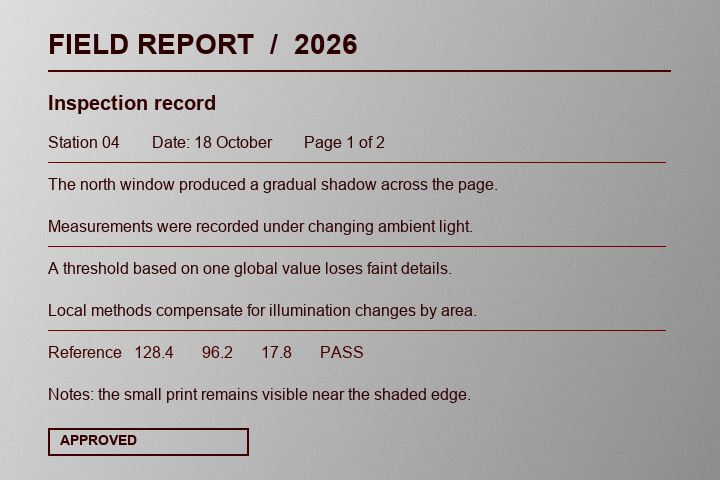
#> input picture lab2/samples/document_uneven_light.png, 720 x 480 px; its folder holds 6 pictures in this run
$ python compare_methods.py
#> lines starting #> are read from the running program, lines starting #| are printed output that depends on the picture; after the words box and inside, x2 and y2 are one past the last pixel; in counts of white or black regions, pixels touching at a corner belong together
#> in _comparison_sheet, opened is the input picture: PIL image 720x480 RGB; mean R, G, B 174.7, 171.8, 171.8
### lab2/processing.py
"""Image-processing methods for Laboratory Work 2, variant 11."""

from __future__ import annotations

from typing import Literal

import numpy as np
from PIL import Image, ImageFilter

ThresholdMethod = Literal["mean", "gaussian"]
Foreground = Literal["dark", "light"]


def _image_array(image: Image.Image) -> tuple[np.ndarray, str]:
    if image.mode in ("1", "L", "I", "F"):
        mode = "L"
        array = np.asarray(image.convert(mode), dtype=np.uint8)
    else:
        mode = "RGB"
        array = np.asarray(image.convert(mode), dtype=np.uint8)
    return array, mode


# [26 lines left out: functions grayscale_histogram_percent, point_operation, not called in this run]


def linear_contrast(
    image: Image.Image,
    low_percentile: float = 1.0,
    high_percentile: float = 99.0,
) -> Image.Image:
    """Stretch percentile bounds to the full 0..255 range."""
    if not 0 <= low_percentile < high_percentile <= 100:
        raise ValueError("Процентили должны удовлетворять 0 <= low < high <= 100.")

    pixels, mode = _image_array(image)
    if pixels.ndim == 2:
        low = np.percentile(pixels, low_percentile)
        high = np.percentile(pixels, high_percentile)
        if high <= low:
            return Image.fromarray(pixels.copy(), mode=mode)
        scaled = (pixels.astype(np.float32) - low) * (255 / (high - low))
    else:
        low = np.percentile(pixels, low_percentile, axis=(0, 1))
        high = np.percentile(pixels, high_percentile, axis=(0, 1))
        span = high - low
        safe_span = np.where(span > 0, span, 1)
        scaled = (pixels.astype(np.float32) - low) * (255 / safe_span)
        scaled[..., span <= 0] = pixels[..., span <= 0]

    return Image.fromarray(
        np.rint(np.clip(scaled, 0, 255)).astype(np.uint8), mode=mode
    )


def local_threshold(
    image: Image.Image,
    method: ThresholdMethod = "mean",
    window_size: int = 31,
    offset: float = 10.0,
    foreground: Foreground = "dark",
) -> Image.Image:
    """Binarize against a local mean or Gaussian-weighted local mean."""
#> called with method = 'mean', window_size = 31, offset = 10, foreground = 'dark'
    if method not in ("mean", "gaussian"):
        raise ValueError("Метод должен быть 'mean' или 'gaussian'.")
    if (
        isinstance(window_size, bool)
        or not isinstance(window_size, int)
        or window_size < 3
        or window_size % 2 == 0
    ):
        raise ValueError("Размер окна должен быть нечётным числом не меньше 3.")
    if not np.isfinite(offset):
        raise ValueError("Смещение должно быть конечным числом.")
    if foreground not in ("dark", "light"):
        raise ValueError("Передний план должен быть 'dark' или 'light'.")

    grayscale = image.convert("L")
    if method == "mean":
        radius = (window_size - 1) / 2
        local_mean = grayscale.filter(ImageFilter.BoxBlur(radius))
    else:
        # PIL's GaussianBlur radius is its standard deviation; 3 sigma covers
        # approximately the selected odd-sized neighborhood.
        radius = (window_size - 1) / 6
        local_mean = grayscale.filter(ImageFilter.GaussianBlur(radius))

    source = np.asarray(grayscale, dtype=np.int16)
    threshold = np.asarray(local_mean, dtype=np.float32)
    if foreground == "dark":
        selected = source <= threshold - offset
#> selected: shape (480, 720) bool; 6% white in thin lines or dots, all inside (x1, y1, x2, y2) = (48, 34, 671, 456)
    else:
        selected = source >= threshold + offset
    result = np.where(selected, 0, 255).astype(np.uint8)
    return Image.fromarray(result, mode="L")

### lab2/compare_methods.py
"""Reproduce report comparison figures and numerical measurements."""

from __future__ import annotations

from pathlib import Path

import numpy as np
from PIL import Image, ImageDraw, ImageFont, ImageOps

from processing import linear_contrast, local_threshold

BASE_DIR = Path(__file__).resolve().parent
SAMPLE_DIR = BASE_DIR / "samples"
RESULT_DIR = BASE_DIR / "results"


def _font(size: int) -> ImageFont.FreeTypeFont | ImageFont.ImageFont:
    path = Path("C:/Windows/Fonts/arial.ttf")
    return ImageFont.truetype(str(path), size) if path.is_file() else ImageFont.load_default()


def _metric(image: Image.Image) -> tuple[float, float, float]:
    values = np.asarray(image.convert("L"), dtype=np.uint8)
    p5, p95 = np.percentile(values, (5, 95))
    return float(p95 - p5), float(values.std()), float(np.mean(values < 128) * 100)


def _comparison_sheet(filename: str, output: str, offset: int) -> None:
    with Image.open(SAMPLE_DIR / filename) as opened:
        original = opened.copy()
    grayscale = original.convert("L")
    mean = local_threshold(grayscale, "mean", window_size=31, offset=offset)
    gaussian = local_threshold(grayscale, "gaussian", window_size=31, offset=offset)
#> call 2 of local_threshold, with method = 'gaussian', window_size = 31, offset = 10, foreground = 'dark'
#> in local_threshold (call 2), `selected = source <= threshold - offset`:
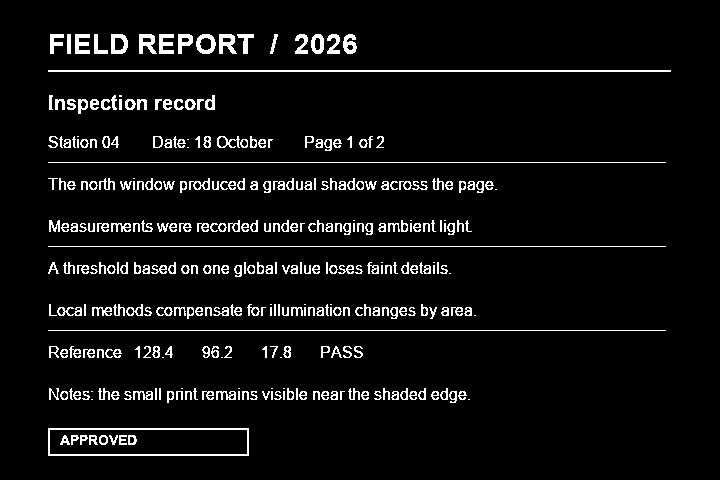
#> selected: shape (480, 720) bool; 5.7% white in thin lines or dots, all inside (x1, y1, x2, y2) = (48, 34, 671, 456)
    images = (
        ("Исходное изображение", grayscale),
        ("Линейное контрастирование", linear_contrast(grayscale)),
        ("Локальный порог: среднее", mean),
        ("Локальный порог: Гаусс", gaussian),
    )
#> in linear_contrast, `pixels, mode = _image_array(image)`: mode = 'L'
#> in linear_contrast, `low = np.percentile(pixels, low_percentile)`: low = 15
#> in linear_contrast, `high = np.percentile(pixels, high_percentile)`: high = 217

    panel_width, panel_height, title_height = 480, 320, 38
    margin, gap = 14, 12
    sheet = Image.new(
        "RGB",
        (margin * 2 + panel_width * 2 + gap, margin * 2 + (panel_height + title_height) * 2 + gap),
        "#17232f",
    )
    draw = ImageDraw.Draw(sheet)
    for index, (title, image) in enumerate(images):
        col, row = index % 2, index // 2
        left = margin + col * (panel_width + gap)
        top = margin + row * (panel_height + title_height + gap)
        draw.text((left + 4, top + 7), title, font=_font(19), fill="#e5edf4")
        fitted = ImageOps.contain(image.convert("RGB"), (panel_width, panel_height))
        panel = Image.new("RGB", (panel_width, panel_height), "#0b1118")
        panel.paste(
            fitted,
            ((panel_width - fitted.width) // 2, (panel_height - fitted.height) // 2),
        )
        sheet.paste(panel, (left, top + title_height))
#> this loop made 4 passes
#> (title, col, row, left, top) on passes 1 to 4: ('Исходное изображение', 0, 0, 14, 14), ('Линейное контрастирование', 1, 0, 506, 14), ('Локальный порог: среднее', 0, 1, 14, 384), ('Локальный порог: Гаусс', 1, 1, 506, 384)
#> pass 1, in _comparison_sheet, `panel = Image.new("RGB", (panel_width, panel_height), "#0b1118")`:
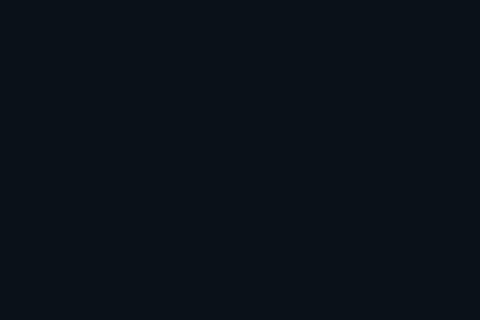
#> panel: PIL image 480x320 RGB; mean R, G, B 11, 17, 24
#> after the loop:
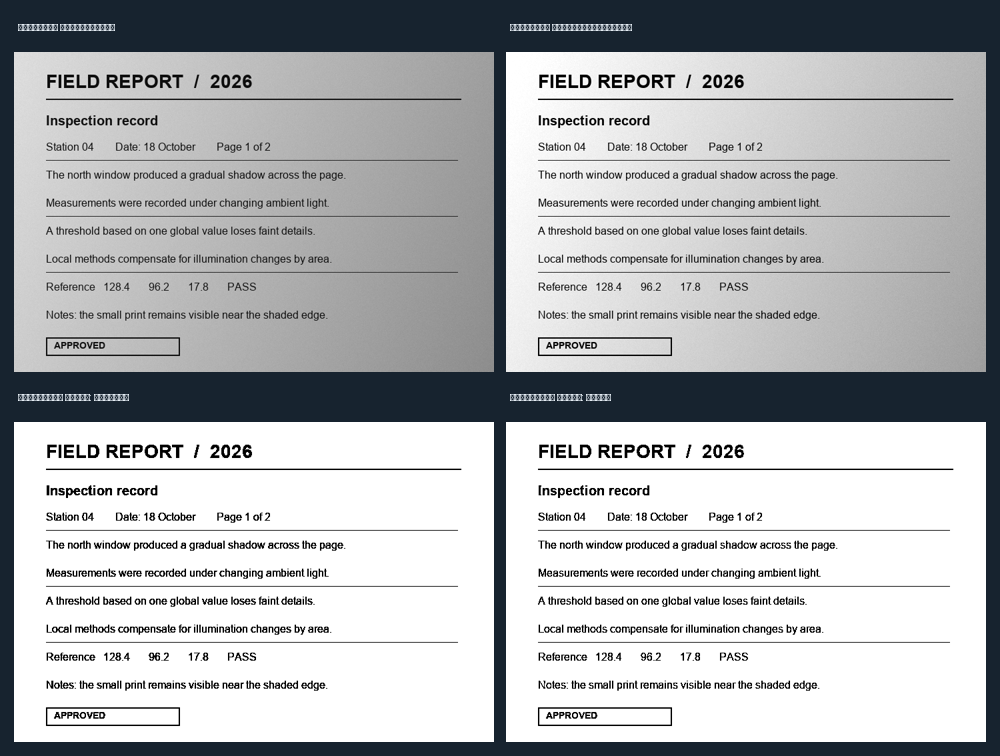
#> sheet: PIL image 1000x756 RGB; mean R, G, B 177.7, 179.9, 182.2
    RESULT_DIR.mkdir(exist_ok=True)
    sheet.save(RESULT_DIR / output)

    print(f"\n{filename}")
    print(f"Local threshold parameters: window=31, C={offset}")
    for name, image in images:
        contrast, deviation, dark_share = _metric(image)
        print(
            f"{name}: P95-P5={contrast:.1f}; sigma={deviation:.1f}; "
            f"pixels <128={dark_share:.2f}%"
        )
#> this loop made 4 passes
#> (name, p5 in _metric, p95 in _metric, contrast, deviation, dark_share) on passes 1 to 4: ('Исходное изображение', 109, 211, 102, 36.98, 5.45), ('Линейное контрастирование', 119, 247, 128, 46.55, 5.22), ('Локальный порог: среднее', 0, 255, 255, 60.48, 5.98), ('Локальный порог: Гаусс', 0, 255, 255, 59.25, 5.73)
#| Исходное изображение: P95-P5=102.0; sigma=37.0; pixels <128=5.45%
#| Линейное контрастирование: P95-P5=128.0; sigma=46.5; pixels <128=5.22%
#| Локальный порог: среднее: P95-P5=255.0; sigma=60.5; pixels <128=5.98%
#| Локальный порог: Гаусс: P95-P5=255.0; sigma=59.3; pixels <128=5.73%
    disagreement = np.mean(np.asarray(mean) != np.asarray(gaussian)) * 100
#> disagreement = 0.256
    print(f"Different mean/Gaussian pixels: {disagreement:.2f}%")
#| Different mean/Gaussian pixels: 0.26%
    if filename == "text_noise_blur.png":
        truth = np.asarray(
            Image.open(SAMPLE_DIR / "ground_truth_text_noise_blur.png")
        ) < 128
        for name, result in (("mean", mean), ("gaussian", gaussian)):
            predicted = np.asarray(result) < 128
            true_positive = np.count_nonzero(predicted & truth)
            false_positive = np.count_nonzero(predicted & ~truth)
            false_negative = np.count_nonzero(~predicted & truth)
            precision = true_positive / (true_positive + false_positive)
            recall = true_positive / (true_positive + false_negative)
            f1 = 2 * precision * recall / (precision + recall)
            print(
                f"{name}: precision={precision:.4f}; recall={recall:.4f}; "
                f"F1={f1:.4f}"
            )


def main() -> None:
    _comparison_sheet("document_uneven_light.png", "comparison_document.png", 10)
    _comparison_sheet("text_noise_blur.png", "comparison_noisy_text.png", 20)
#> call 2 of _comparison_sheet, with filename = 'text_noise_blur.png', output = 'comparison_noisy_text.png', offset = 20
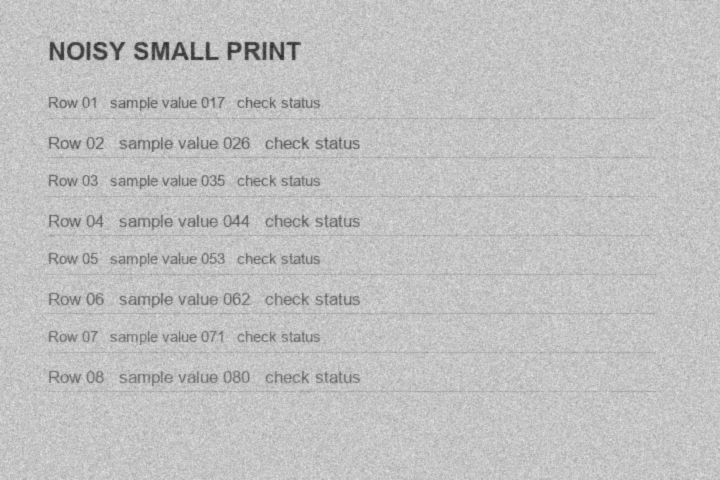
#> input picture lab2/samples/text_noise_blur.png, 720 x 480 px
#> in _comparison_sheet, opened is the input picture: PIL image 720x480 RGB; min 40, max 228, mean 193.2
#> in local_threshold (call 3), `selected = source <= threshold - offset`: selected: shape (480, 720) bool; 4.2% white in thin lines or dots
#> in local_threshold (call 3), `result = np.where(selected, 0, 255).astype(np.uint8)`: result: shape (480, 720); 95.8% white; black in thin lines or dots
#> in local_threshold (call 4), `selected = source <= threshold - offset`: selected: shape (480, 720) bool; 3.7% white in thin lines or dots
#> in local_threshold (call 4), `result = np.where(selected, 0, 255).astype(np.uint8)`: result: shape (480, 720); 96.3% white; black in thin lines or dots
#> the loop in _comparison_sheet (call 2), `for index, (title, image) in enumerate(images):` made 4 passes
#> after the loop in _comparison_sheet (call 2), `for index, (title, image) in enumerate(images):`:
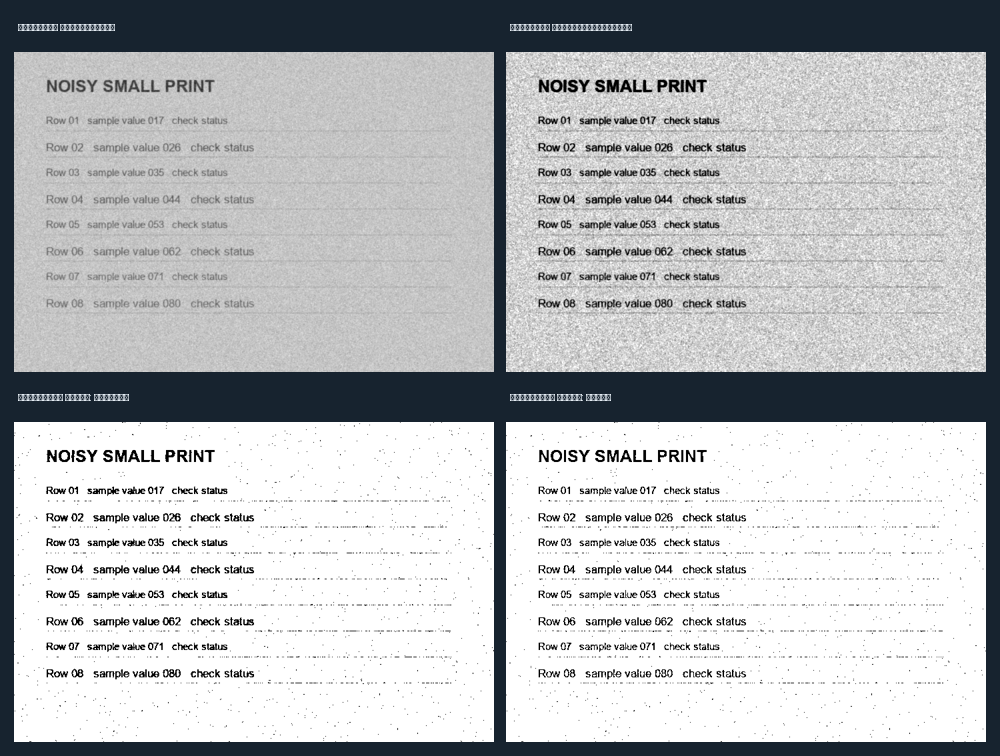
#> sheet: PIL image 1000x756 RGB; mean R, G, B 184.1, 186.3, 188.5
#> the loop in _comparison_sheet (call 2), `for name, image in images:` made 4 passes
#> (name, p5 in _metric, p95 in _metric, contrast, deviation, dark_share) on passes 1 to 4: ('Исходное изображение', 175, 208, 33, 15.43, 1.31), ('Линейное контрастирование', 149, 241, 92, 38.41, 3.87), ('Локальный порог: среднее', 255, 255, 0, 51.34, 4.23), ('Локальный порог: Гаусс', 255, 255, 0, 48.26, 3.72)
#| Исходное изображение: P95-P5=33.0; sigma=15.4; pixels <128=1.31%
#| Линейное контрастирование: P95-P5=92.0; sigma=38.4; pixels <128=3.87%
#| Локальный порог: среднее: P95-P5=0.0; sigma=51.3; pixels <128=4.23%
#| Локальный порог: Гаусс: P95-P5=0.0; sigma=48.3; pixels <128=3.72%
#> in _comparison_sheet (call 2), `disagreement = np.mean(np.asarray(mean) != np.asarray(gaussian)) * 100`: disagreement = 0.801
#| Different mean/Gaussian pixels: 0.80%
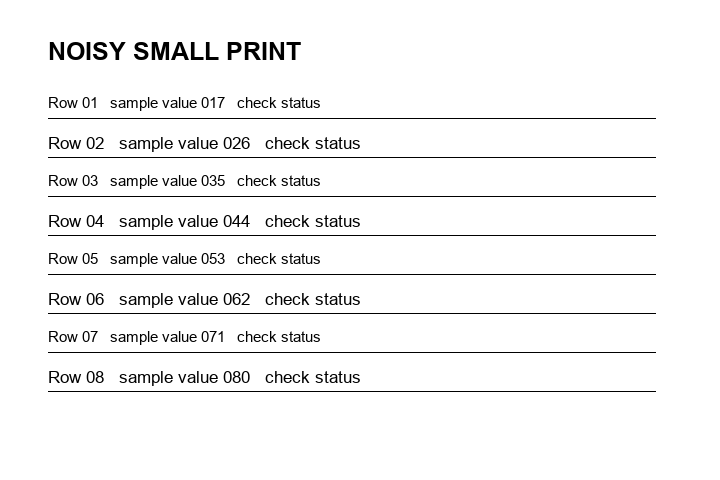
#> input picture lab2/samples/ground_truth_text_noise_blur.png, 720 x 480 px
#> in _comparison_sheet (call 2), `truth = np.asarray( Image.open(SAMPLE_DIR / "ground_truth_text_noise_b..`:
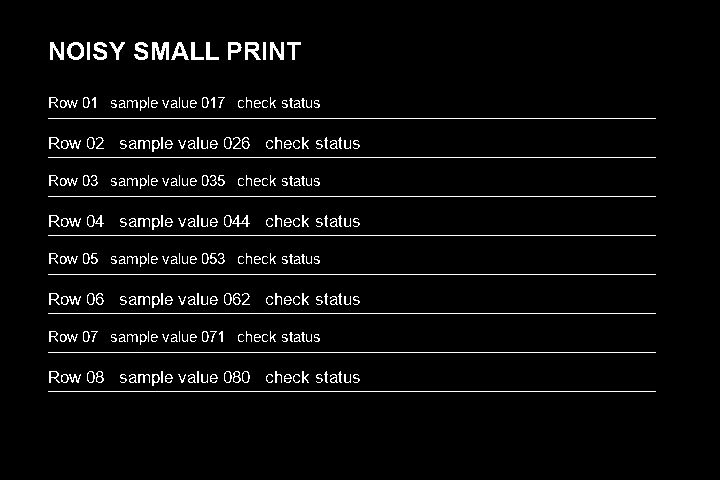
#> truth: shape (480, 720) bool; 4% white in thin lines or dots, all inside (x1, y1, x2, y2) = (48, 42, 656, 392)
#> the loop in _comparison_sheet (call 2), `for name, result in (("mean", mean), ("gaussian", gaussian)):` made 2 passes
#> (name, true_positive, false_positive, false_negative, precision, recall, f1) on passes 1 to 2: ('mean', 10389, 4238, 3455, 0.71, 0.75, 0.73), ('gaussian', 10457, 2398, 3387, 0.813, 0.755, 0.783)
#| mean: precision=0.7103; recall=0.7504; F1=0.7298
#| gaussian: precision=0.8135; recall=0.7553; F1=0.7833


if __name__ == "__main__":
    main()
